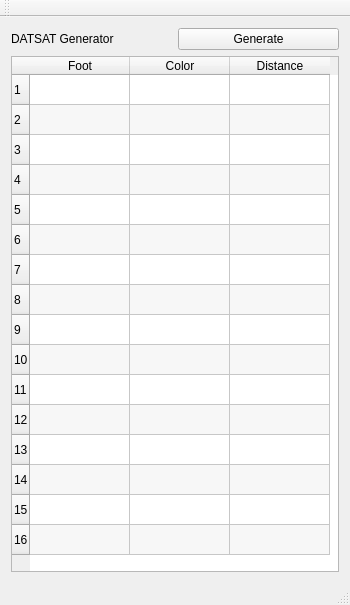
<?xml version="1.0" encoding="UTF-8"?>
<ui version="4.0">
 <class>MainWindow</class>
 <widget class="QMainWindow" name="MainWindow">
  <property name="geometry">
   <rect>
    <x>0</x>
    <y>0</y>
    <width>350</width>
    <height>605</height>
   </rect>
  </property>
  <property name="minimumSize">
   <size>
    <width>350</width>
    <height>605</height>
   </size>
  </property>
  <property name="maximumSize">
   <size>
    <width>350</width>
    <height>605</height>
   </size>
  </property>
  <property name="windowTitle">
   <string>DATSAT Generator</string>
  </property>
  <widget class="QWidget" name="centralWidget">
   <layout class="QVBoxLayout" name="verticalLayout">
    <item>
     <layout class="QHBoxLayout" name="horizontalLayout">
      <item>
       <widget class="QLabel" name="label">
        <property name="text">
         <string>DATSAT Generator</string>
        </property>
       </widget>
      </item>
      <item>
       <widget class="QPushButton" name="Generate">
        <property name="text">
         <string>Generate</string>
        </property>
       </widget>
      </item>
     </layout>
    </item>
    <item>
     <widget class="QTableWidget" name="tableWidget">
      <property name="verticalScrollBarPolicy">
       <enum>Qt::ScrollBarAlwaysOff</enum>
      </property>
      <property name="horizontalScrollBarPolicy">
       <enum>Qt::ScrollBarAlwaysOff</enum>
      </property>
      <property name="autoScroll">
       <bool>false</bool>
      </property>
      <property name="alternatingRowColors">
       <bool>true</bool>
      </property>
      <property name="selectionMode">
       <enum>QAbstractItemView::NoSelection</enum>
      </property>
      <property name="rowCount">
       <number>16</number>
      </property>
      <property name="columnCount">
       <number>3</number>
      </property>
      <row>
       <property name="text">
        <string>1</string>
       </property>
      </row>
      <row>
       <property name="text">
        <string>2</string>
       </property>
      </row>
      <row>
       <property name="text">
        <string>3</string>
       </property>
      </row>
      <row>
       <property name="text">
        <string>4</string>
       </property>
      </row>
      <row>
       <property name="text">
        <string>5</string>
       </property>
      </row>
      <row>
       <property name="text">
        <string>6</string>
       </property>
      </row>
      <row>
       <property name="text">
        <string>7</string>
       </property>
      </row>
      <row>
       <property name="text">
        <string>8</string>
       </property>
      </row>
      <row>
       <property name="text">
        <string>9</string>
       </property>
      </row>
      <row>
       <property name="text">
        <string>10</string>
       </property>
      </row>
      <row>
       <property name="text">
        <string>11</string>
       </property>
      </row>
      <row>
       <property name="text">
        <string>12</string>
       </property>
      </row>
      <row>
       <property name="text">
        <string>13</string>
       </property>
      </row>
      <row>
       <property name="text">
        <string>14</string>
       </property>
      </row>
      <row>
       <property name="text">
        <string>15</string>
       </property>
      </row>
      <row/>
      <column>
       <property name="text">
        <string>Foot</string>
       </property>
      </column>
      <column>
       <property name="text">
        <string>Color</string>
       </property>
      </column>
      <column>
       <property name="text">
        <string>Distance</string>
       </property>
      </column>
     </widget>
    </item>
   </layout>
  </widget>
  <widget class="QMenuBar" name="menuBar">
   <property name="geometry">
    <rect>
     <x>0</x>
     <y>0</y>
     <width>350</width>
     <height>22</height>
    </rect>
   </property>
  </widget>
  <widget class="QToolBar" name="mainToolBar">
   <attribute name="toolBarArea">
    <enum>TopToolBarArea</enum>
   </attribute>
   <attribute name="toolBarBreak">
    <bool>false</bool>
   </attribute>
  </widget>
  <widget class="QStatusBar" name="statusBar"/>
 </widget>
 <layoutdefault spacing="6" margin="11"/>
 <resources/>
 <connections/>
</ui>
